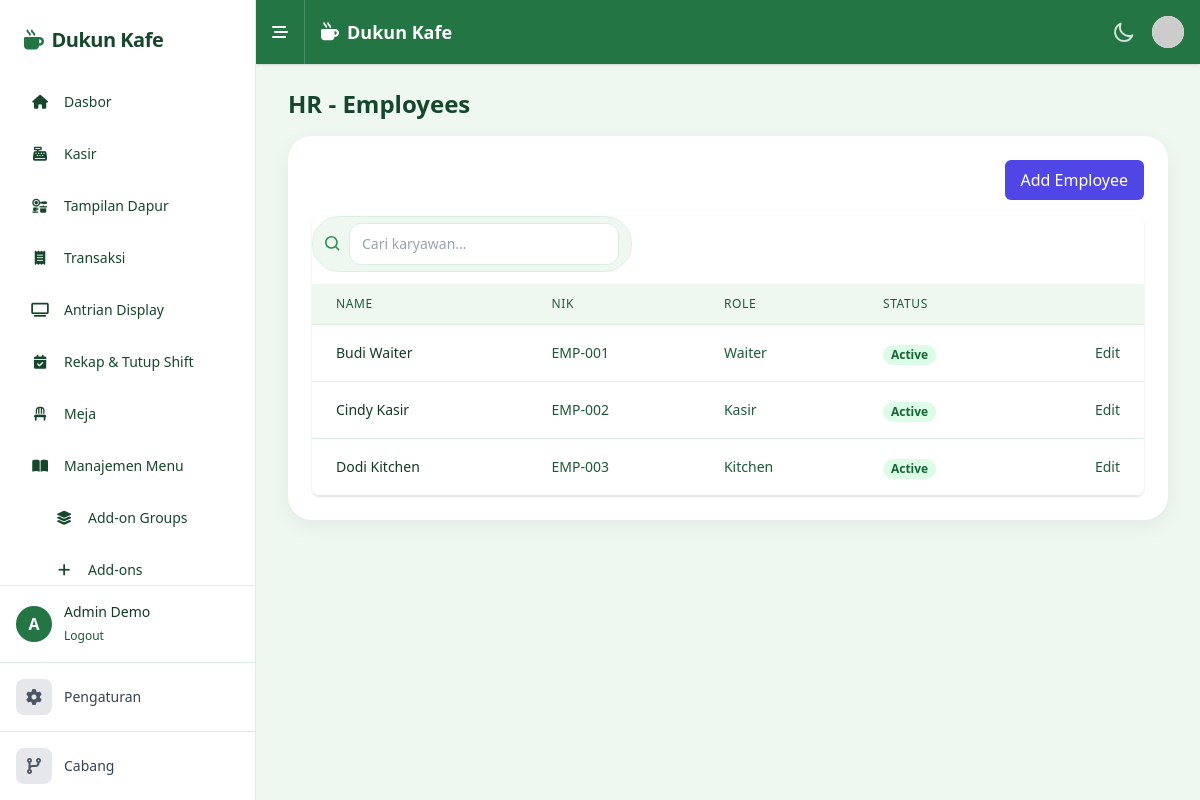
The page /public/index.php?page=hr/employees (signed in) on the database its author committed.
### tables this page shows
CREATE TABLE `employees` (
  `id` int(11) NOT NULL AUTO_INCREMENT,
  `nik` varchar(50) NOT NULL,
  `name` varchar(100) NOT NULL,
  `pin` varchar(255) NOT NULL COMMENT 'Hashed PIN',
  `role_hint` enum('admin','kasir','waiter','kitchen','manager','hr') NOT NULL,
  `active` tinyint(1) NOT NULL DEFAULT 1,
  `created_at` timestamp NOT NULL DEFAULT current_timestamp(),
  PRIMARY KEY (`id`),
  UNIQUE KEY `nik` (`nik`)
);

### templates/pages/hr/employees.php (called while the page is built, shortened)
<?php
$title = 'HR - Employees';
$pdo = get_pdo($config);
$stmt = $pdo->query('SELECT * FROM employees ORDER BY name ASC');
$employees = $stmt->fetchAll();
$roles = ['admin', 'kasir', 'waiter', 'kitchen', 'manager', 'hr'];
view('hr/employees', [
    'title' => $title,
    'employees' => $employees,
    'roles' => $roles,
]);

### templates/pages/hr/employees.view.php (the view, shortened to what this page needs)
<div x-data="{
    showModal: false,
    isEdit: false,
    employee: {},
    roles: <?= htmlspecialchars(json_encode($roles)) ?>,
    openModal(isEdit = false, employee = null) {
        this.isEdit = isEdit;
        if (isEdit && employee) {
            this.employee = { ...employee, pin: '' }; // Clear PIN for security
        } else {
            this.employee = { id: null, nik: '', name: '', pin: '', role_hint: 'waiter', active: 1 };
        }
        this.showModal = true;
    },
    closeModal() {
        this.showModal = false;
    }
}">
    <div class="flex justify-end mb-4">
        <button @click="openModal(false)" class="px-4 py-2 bg-indigo-600 text-white rounded-md hover:bg-indigo-700">Add Employee</button>
    </div>
    <div class="flex flex-col">
        <div class="-my-2 overflow-x-auto sm:-mx-6 lg:-mx-8">
            <div class="py-2 align-middle inline-block min-w-full sm:px-6 lg:px-8">
                <div class="shadow overflow-hidden border-b border-gray-200 dark:border-gray-700 sm:rounded-lg">
                    <div class="flex justify-between items-center mb-3">
                        <div class="flex items-center gap-2 bg-brand-50 border border-brand-100 rounded-full px-3 py-1.5 w-full md:w-80">
                            <svg xmlns="http://www.w3.org/2000/svg" class="h-4 w-4 text-brand-500" viewBox="0 0 20 20" fill="currentColor"><path fill-rule="evenodd" d="M12.9 14.32a8 8 0 111.414-1.414l3.387 3.386a1 1 0 01-1.414 1.415l-3.387-3.387zM14 8a6 6 0 11-12 0 6 6 0 0112 0z" clip-rule="evenodd"/></svg>
                            <input oninput="const v=this.value.toLowerCase(); const tbody=this.closest('div').nextElementSibling.querySelector('tbody'); tbody.querySelectorAll('tr').forEach(tr=>{tr.style.display = (!v || tr.textContent.toLowerCase().includes(v))?'':'none';});" type="text" placeholder="Cari karyawan..." class="bg-transparent outline-none text-sm flex-1">
                        </div>
                    </div>
                    <table class="min-w-full divide-y divide-brand-100">
                        <thead class="bg-brand-50">
                            <tr>
                                <th scope="col" class="px-6 py-3 text-left text-xs font-medium text-brand-700 uppercase tracking-wider">Name</th>
                                <th scope="col" class="px-6 py-3 text-left text-xs font-medium text-brand-700 uppercase tracking-wider">NIK</th>
                                <th scope="col" class="px-6 py-3 text-left text-xs font-medium text-brand-700 uppercase tracking-wider">Role</th>
                                <th scope="col" class="px-6 py-3 text-left text-xs font-medium text-brand-700 uppercase tracking-wider">Status</th>
                                <th scope="col" class="relative px-6 py-3">
                                </th>
                            </tr>
                        </thead>
                        <tbody class="bg-white divide-y divide-brand-100" id="tbody-employees">
                            <?php foreach ($employees as $emp): ?>
                                <tr>
                                    <td class="px-6 py-4 whitespace-nowrap text-sm font-medium text-brand-900"><?= htmlspecialchars($emp['name']) ?></td>
                                    <td class="px-6 py-4 whitespace-nowrap text-sm text-brand-700"><?= htmlspecialchars($emp['nik']) ?></td>
                                    <td class="px-6 py-4 whitespace-nowrap text-sm text-brand-700"><?= htmlspecialchars(ucfirst($emp['role_hint'])) ?></td>
                                    <td class="px-6 py-4 whitespace-nowrap">
                                        <span class="px-2 inline-flex text-xs leading-5 font-semibold rounded-full <?= $emp['active'] ? 'bg-green-100 text-green-800' : 'bg-red-100 text-red-800' ?>">
                                            <?= $emp['active'] ? 'Active' : 'Inactive' ?>
                                        </span>
                                    </td>
                                    <td class="px-6 py-4 whitespace-nowrap text-right text-sm font-medium">
                                        <button @click="openModal(true, <?= htmlspecialchars(json_encode($emp)) ?>)" class="text-brand-700 hover:text-brand-900">Edit</button>
                                    </td>
                                </tr>
                            <?php endforeach; ?>
                        </tbody>
                    </table>
                </div>
            </div>
        </div>
    </div>
</div>

### templates/layout.php (style rules this page uses)
html, body { color: #0f172a; text-rendering: optimizeLegibility; -webkit-font-smoothing: antialiased; }
input[type="text"], input[type="number"], input[type="email"], input[type="password"], select, textarea { background-color: #ffffff; border: 1px solid #d9efe0; color: #0f172a; border-radius: 0.75rem; padding: 0.625rem 0.75rem; }
table thead th { background-color: #eef7f0; color: #1c5b37; font-weight: 600; }
table tbody tr + tr { border-top: 1px solid #d9efe0; }

### rows shown on the page
employees: name "Budi Waiter", nik "EMP-001", role_hint "Waiter", active "Active"
employees: name "Cindy Kasir", nik "EMP-002", role_hint "Kasir", active "Active"
employees: name "Dodi Kitchen", nik "EMP-003", role_hint "Kitchen", active "Active"

### other values the page prints
$settings_sidebar['cafe_name'] "Dukun Kafe"
$text "Dasbor Kasir Tampilan Dapur Transaksi Antrian Display Rekap & Tutup Shift Meja Manajemen Menu Add-on Groups Add-ons"
substr($_SESSION['user']['name'] ?? 'U', 0, 1) "A"
$_SESSION['user']['name'] "Admin Demo"
$settings_topbar['cafe_name'] "Dukun Kafe"
$title "HR - Employees"
